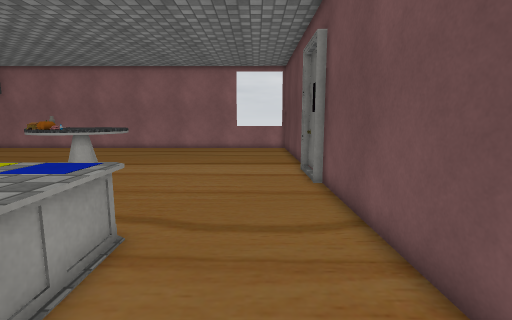
view 1 (above)

18 first-person views from a walk through a scene from a Unity 3-D project. The camera is 1.3 m above the floor, tilts 8° down and sees 85° across. The floor is counted in squares, 0.5 m on a side. Each view is taken from the middle of a square. On the plan, view 1 faces up. The plan holds only what a view shows up to about 19 squares ahead; the rest is blank. The player is left out. Some surface patterns are stand-ins.

view 2
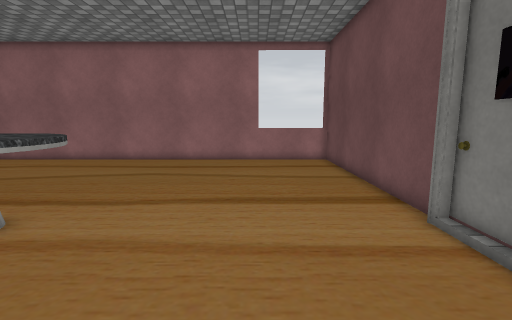

view 3
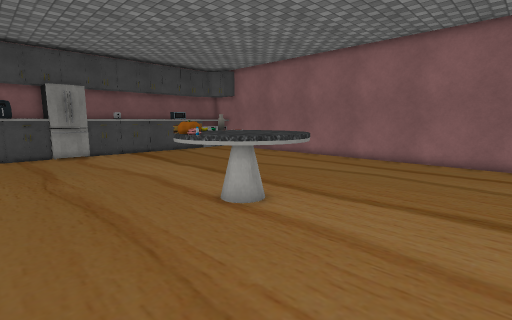

view 4
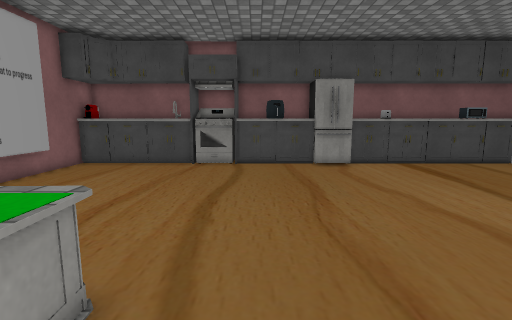

view 5
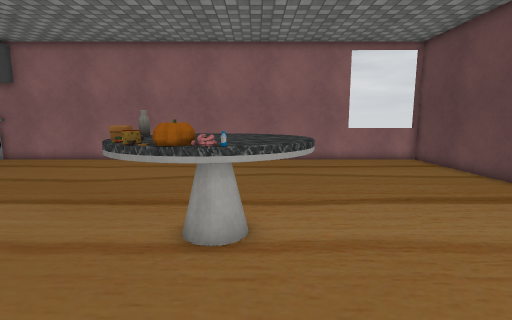

view 6
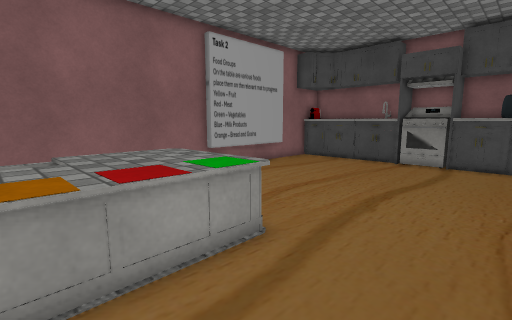

view 7
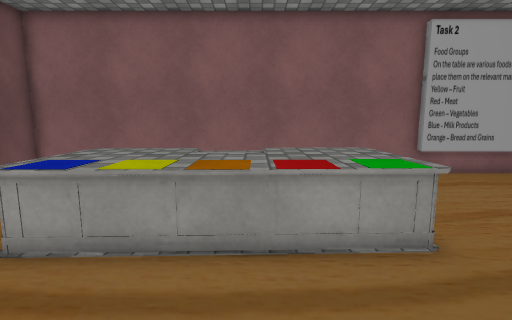

view 8
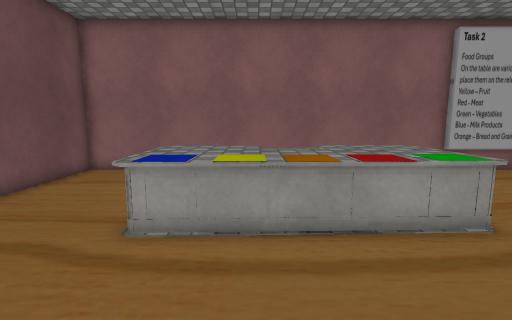

view 9
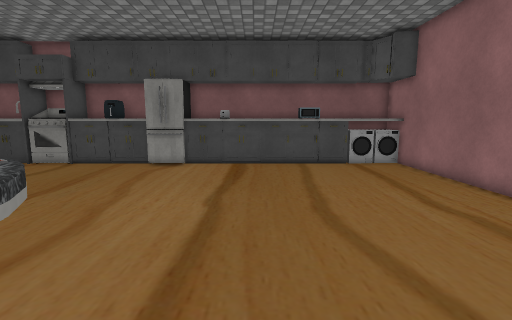

view 10
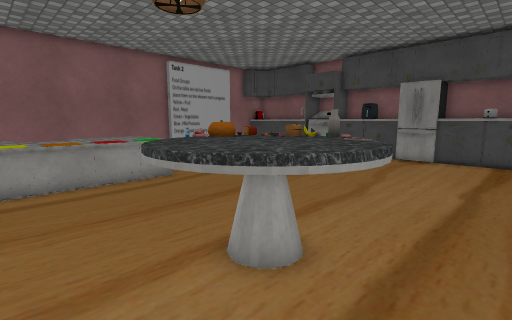

view 11
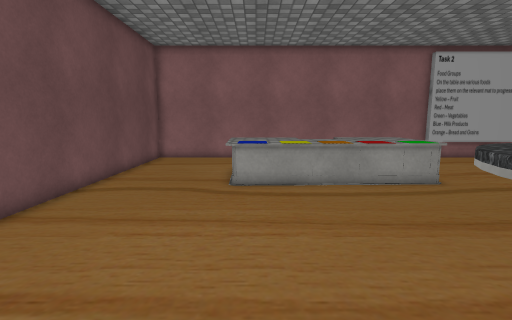

view 12
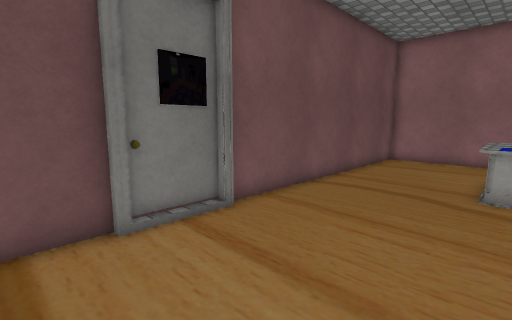

view 13
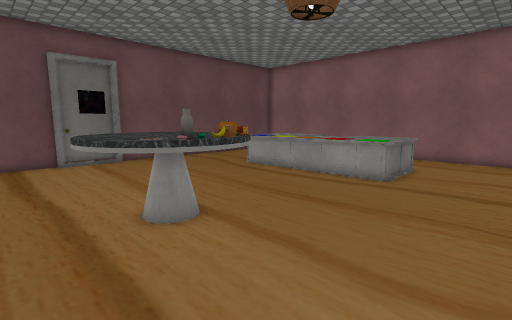

view 14
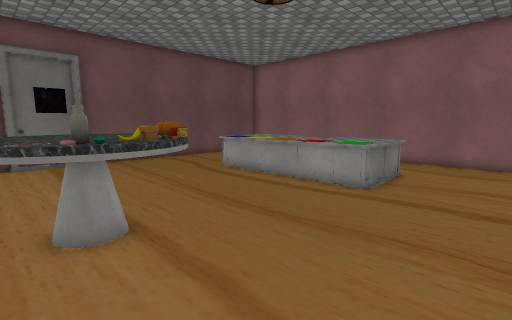

view 15
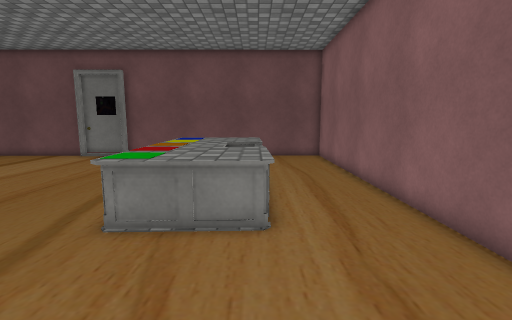

view 16
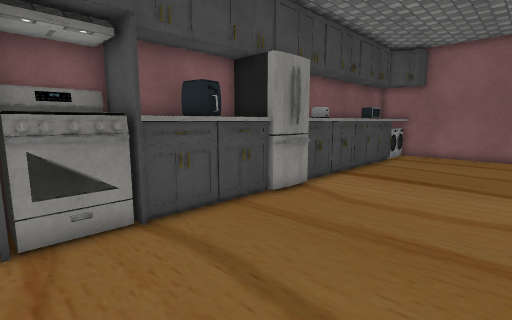

view 17
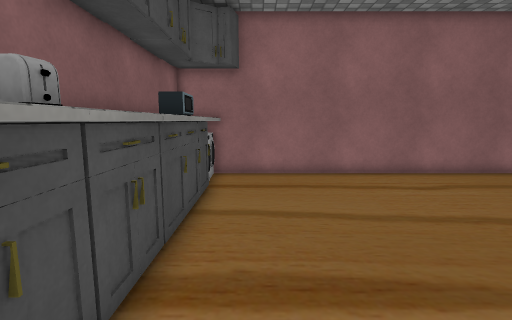

view 18
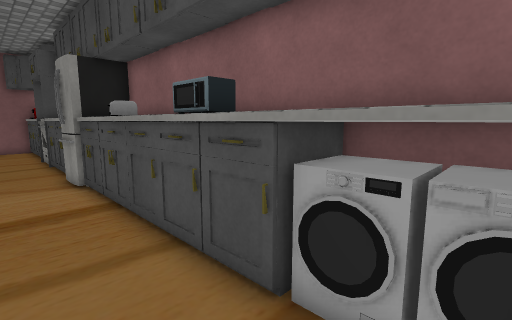

### Floor plan
Points are (right, up) in squares from view 1. A wall is a line through its corners. A room is listed if a view was taken in it or the views show most of it. See-through windows are left out.
Room 1 (views 1, 2, 3, 4, 5, 6, 7, 8, 9, 10, 11, 12, 13, 14, 15, 16, 17, 18)
walls: (-24.9, 11.5) (-24.9, 7.4); (-25.2, 9.6) (-25.1, 8.8) (-25.9, 8.7); (2.4, 14.6) (2.4, 14.9); (-26.7, 11.5) (-26.7, 9.3); (2.8, 11.8) (2.8, 14.6); (-26.7, 9.1) (-26.7, 6.5); (2.8, 14.9) (2.8, 26.8) (-26.8, 26.8) (-26.7, 13.6); (-24.9, 3.6) (-24.9, -2.7); (-24.9, 20.6) (-25.7, 20.6); (-24.6, 21.5) (-25.1, 21.5); (-17.5, -2.8) (2.8, -2.8) (2.8, 11.6); (-26.7, 4.4) (-26.7, -2.4); (-25.7, 21.8) (-24.7, 21.8); (-22, -2.4) (-16, -2.4); (-26.7, 23.5) (-24.7, 23.5); (-24.9, 26.8) (-24.9, 14.4); (-26.2, -1.9) (-25.3, -2.1); (-25.9, -2.8) (-20.5, -2.8)
objects: cabinet (-26, 4) to (-25, 4); stove (-26, 5) to (-25, 6); cabinet (-26, 7) to (-25, 7); fridge (-26, 12) to (-24, 14); toaster (-26, 16); table (-12, 2) to (-3, 6); table (-11, 12) to (-7, 17); bread (-11, 14); bottle (-11, 15); cheese (-10, 13); pumpkin (-9, 12) to (-9, 13)

Positions as (right, up) in squares from view 1, and headings:
1: (0, 0), facing up
2: (-2, 8), facing up
3: (-2, 8), facing up-left
4: (-8, 8), facing left
5: (-8, 8), facing up
6: (-7, 10), facing down-left
7: (-8, 11), facing down
8: (-6, 12), facing down
9: (-8, 18), facing left
10: (-5, 18), facing down-left
11: (-4, 17), facing down
12: (-4, 17), facing down-right
13: (-16, 18), facing down-right
14: (-16, 16), facing down-right
15: (-18, 2), facing right
16: (-18, 4), facing up-left
17: (-23, 13), facing up
18: (-22, 26), facing down-left
